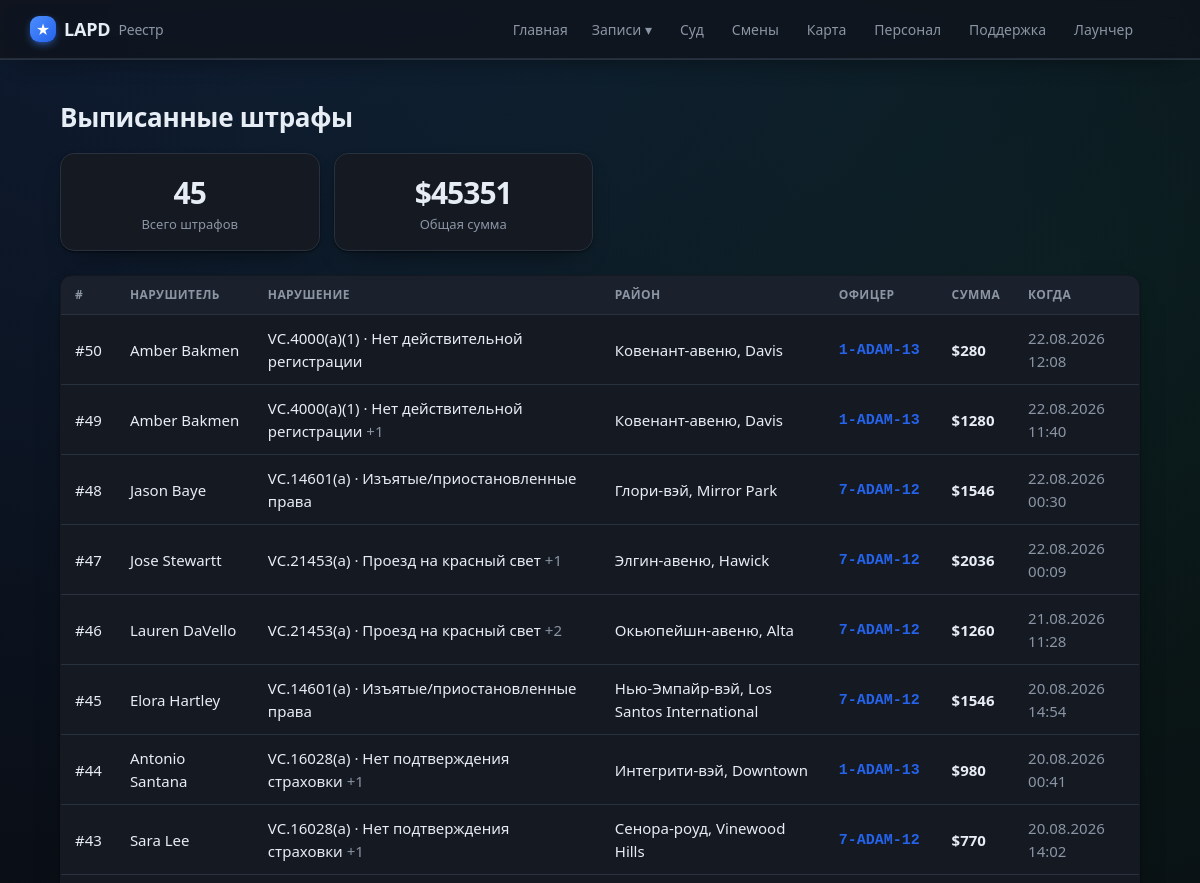
Before: /citations (upper part) with the older database file.
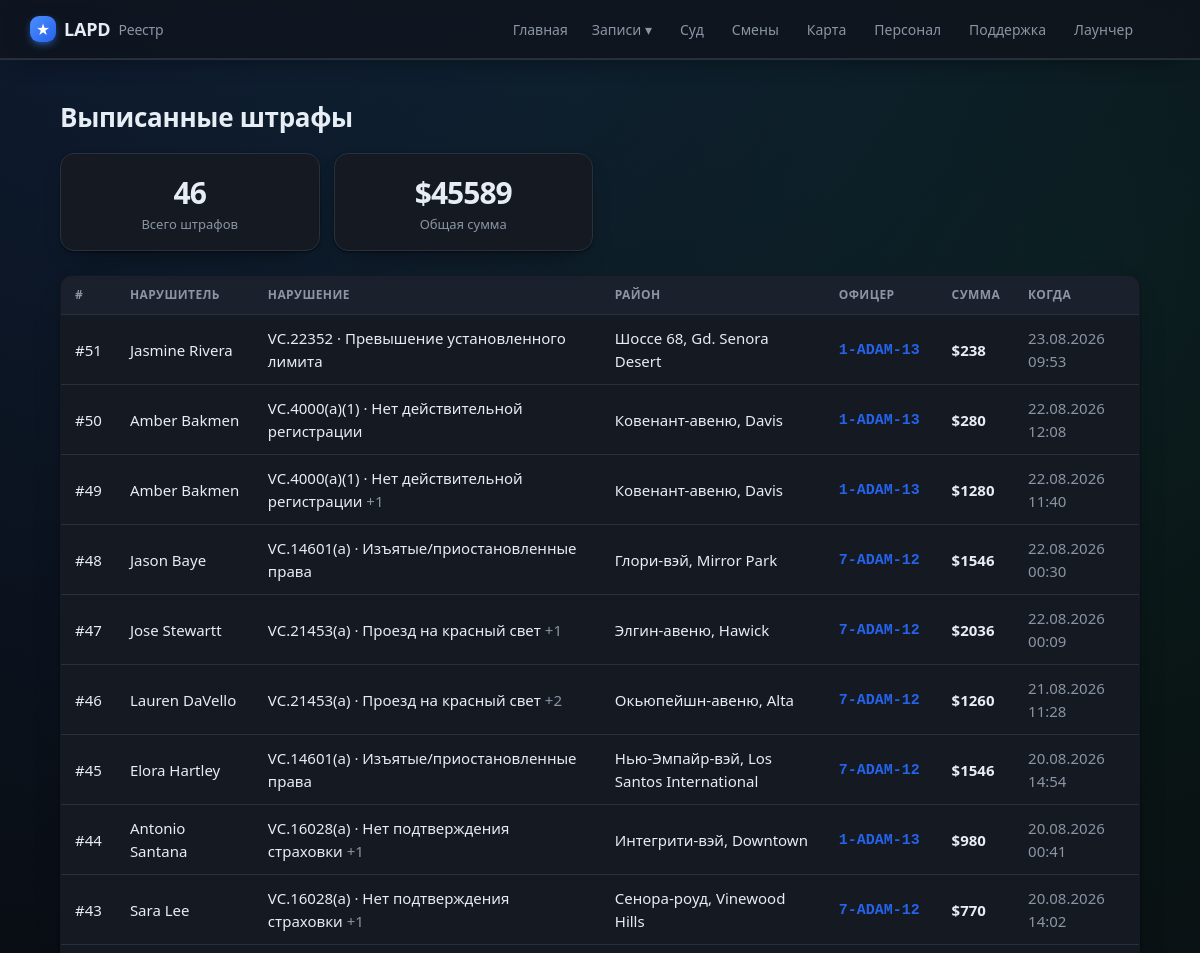
After: the same page with the newer database file.
### tables this page shows
CREATE TABLE citations (
                id INTEGER PRIMARY KEY AUTOINCREMENT,
                external_id TEXT UNIQUE,
                officer_id INTEGER,
                subject_name TEXT,
                issued_at TEXT,
                location TEXT,
                charges TEXT,
                fine INTEGER DEFAULT 0,
                notes TEXT
            );

CREATE TABLE officers (
                id INTEGER PRIMARY KEY AUTOINCREMENT,
                callsign TEXT UNIQUE NOT NULL,
                name TEXT
            , current_status TEXT, status_since TEXT, rank TEXT, department TEXT, discord TEXT, is_admin INTEGER);

### app/main.py (the view)
@app.route("/citations")
def citations():
    return render_template("citations.html", citations=db.list_citations(300),
                           summary=db.citations_summary())

### app/db.py (called while the page is built)
def fmt_dt(iso):
    try:
        dt = datetime.datetime.fromisoformat(iso)
        return dt.strftime("%d.%m.%Y %H:%M")
    except Exception:
        return iso or "—"

@contextmanager
def get_conn():
    conn = sqlite3.connect(config.DB_PATH)
    conn.row_factory = sqlite3.Row
    try:
        yield conn
        conn.commit()
    finally:
        conn.close()

def _jsonlist(val):
    if not val:
        return []
    try:
        return json.loads(val)
    except Exception:
        return [x.strip() for x in str(val).split(",") if x.strip()]

def _replace_mojibake_pairs(s):
    for bad, good in sorted(_MOJI_TO_CYR.items(), key=lambda x: len(x[0]), reverse=True):
        s = s.replace(bad, good)
    return s

def _fix_rooms(s):
    return re.sub(r"(\d)([А-Я])", lambda m: m.group(1) + _CYR2LAT.get(m.group(2), m.group(2)), s)

def _cp1251_bytes(s):
    out = bytearray()
    for ch in s:
        try:
            out += ch.encode("cp1251")
        except UnicodeEncodeError:
            code = ord(ch)
            if code < 256:
                out.append(code)
            else:
                raise
    return bytes(out)

### app/templates/citations.html (shortened to what this page needs)
{% extends "base.html" %}
{% block content %}
<h1>Выписанные штрафы</h1>
<section class="stats">
  <div class="stat"><div class="num">{{ summary.count }}</div><div class="lbl">Всего штрафов</div></div>
  <div class="stat"><div class="num">${{ summary.total_fine }}</div><div class="lbl">Общая сумма</div></div>
</section>
{% if citations %}
<table class="tbl">
  <thead><tr><th>#</th><th>Нарушитель</th><th>Нарушение</th><th>Район</th><th>Офицер</th><th>Сумма</th><th>Когда</th></tr></thead>
  <tbody>
  {% for c in citations %}
    <tr onclick="location='{{ url_for('citation_view', cid=c.id) }}'">
      <td><a class="row-link" href="{{ url_for('citation_view', cid=c.id) }}" onclick="event.stopPropagation()">#{{ c.id }}</a></td>
      <td><a class="row-link" href="{{ url_for('file_view', name=c.subject_name) }}" onclick="event.stopPropagation()">{{ c.subject_name }}</a></td>
      <td>{% if c.charges %}{{ c.charges[0] }}{% if c.charges|length > 1 %}
            <span class="muted">+{{ c.charges|length - 1 }}</span>{% endif %}{% else %}—{% endif %}</td>
      <td>{{ c.location or '—' }}</td>
      <td>{% if c.callsign %}<a class="cs" href="{{ url_for('officer_view', callsign=c.callsign) }}" onclick="event.stopPropagation()">{{ c.callsign }}</a>{% else %}—{% endif %}</td>
      <td><b>${{ c.fine }}</b></td>
      <td class="muted">{{ c.issued_fmt }}</td>
    </tr>
  {% endfor %}
  </tbody>
</table>
{% else %}
  <p class="empty">Штрафов пока нет<span class="empty-sub">Появятся после игры.</span></p>
{% endif %}
{% endblock %}

Changed rows visible on the page:
added citations: id "51", subject_name "Jasmine Rivera", charges "VC.22352 · Превышение установленного лимита", location "Шоссе 68, Gd. Senora Desert", callsign "1-ADAM-13", fine "238", issued_fmt "23.08.2026 09:53"
Other visible differences:
{{ summary.count }}: "45" → "46"
{{ summary.total_fine }}: "45351" → "45589"
